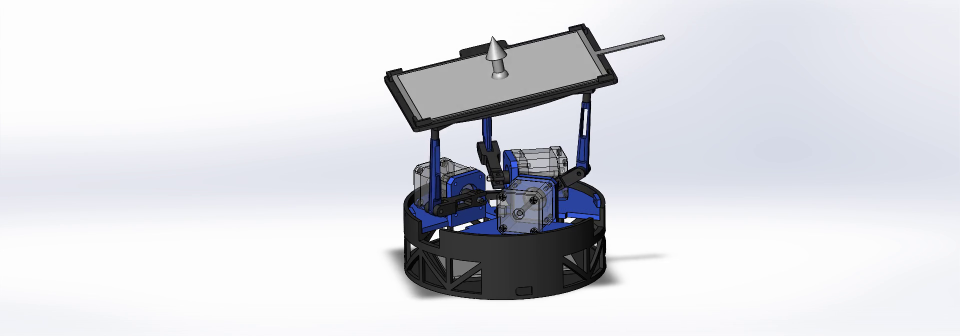
#> input picture frame 30 of hardware/cad/Robot Anim Circle.mp4, 1920 x 672 px, given in place of 20260710_054604000_iOS.MOV, which was not available (shown at 1/2 size)
$ python test_detect.py
#> lines starting #> are read from the running program, lines starting #| are printed output that depends on the picture; after the words box and inside, x2 and y2 are one past the last pixel; in counts of white or black regions, pixels touching at a corner belong together; pictures that were not available may be replaced by others from this repository, and a replacement may not be noted
import cv2
import numpy as np

def test_detect():
    cap = cv2.VideoCapture('host_software/ml_vision/data/01_bronze/video1/20260710_054604000_iOS.MOV')
    for _ in range(30):
        ret, frame = cap.read()
#> this loop made 30 passes
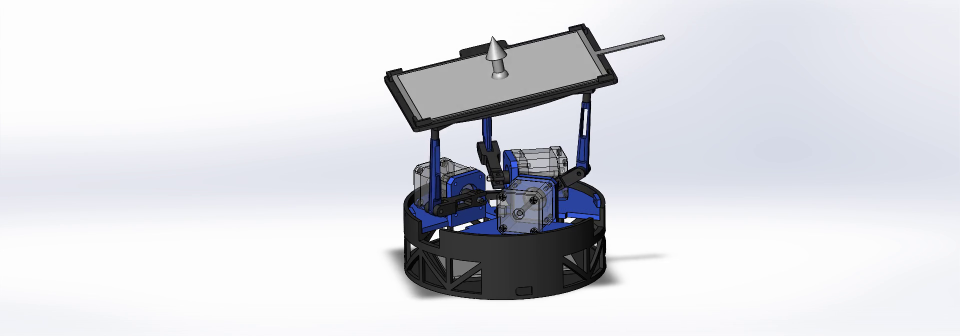
#> input picture frame 30 of hardware/cad/Robot Anim Circle.mp4, 1920 x 672 px, given in place of 20260710_054604000_iOS.MOV, which was not available (shown at 1/2 size)
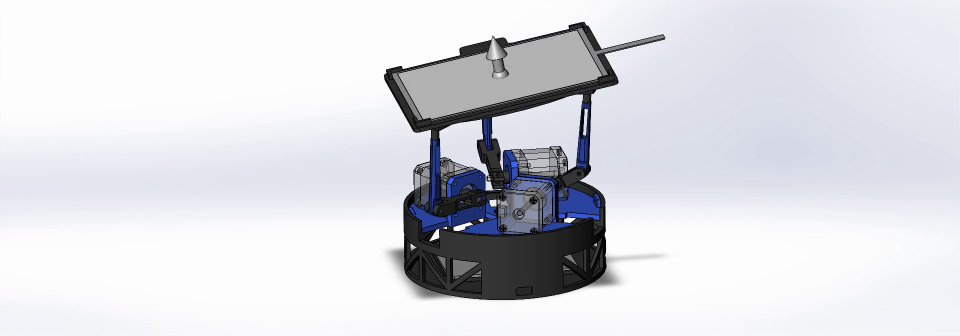
#> input picture frame 31 of hardware/cad/Robot Anim Circle.mp4, 1920 x 672 px, given in place of 20260710_054604000_iOS.MOV, which was not available (shown at 1/2 size)

    gray = cv2.cvtColor(frame, cv2.COLOR_BGR2GRAY)
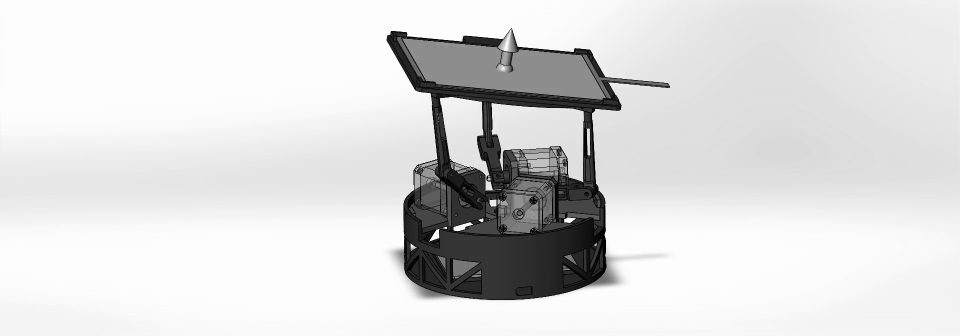
#> gray: shape (672, 1920) (shown at 1/2 size); min 0, max 255, mean 219.8
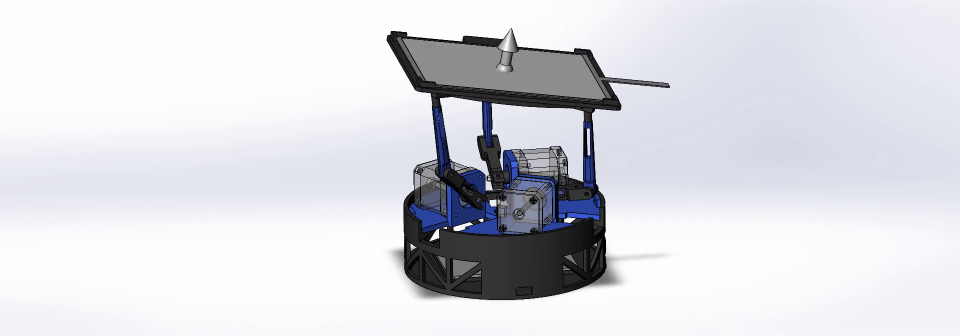
#> frame: shape (672, 1920, 3) (shown at 1/2 size); mean B, G, R 224.7, 219.6, 218.5
    blur = cv2.GaussianBlur(gray, (5, 5), 0)
    edges = cv2.Canny(blur, 50, 150)
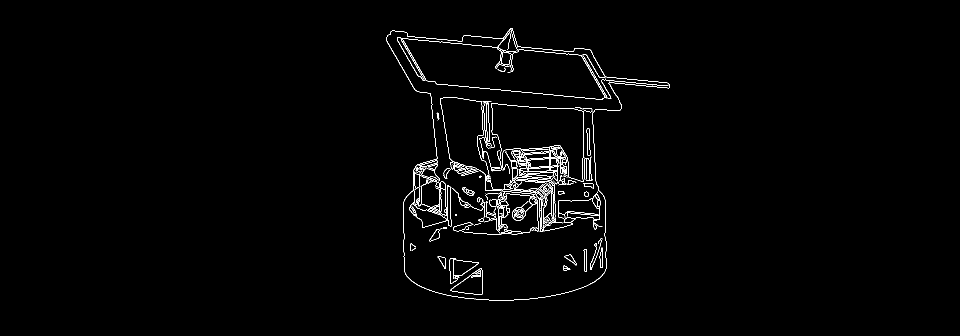
#> edges: shape (672, 1920) (shown at 1/2 size); 1.2% white in thin lines or dots, all inside (x1, y1, x2, y2) = (773, 56, 1340, 601)
    kernel = np.ones((5,5), np.uint8)
    dilated = cv2.dilate(edges, kernel, iterations=1)
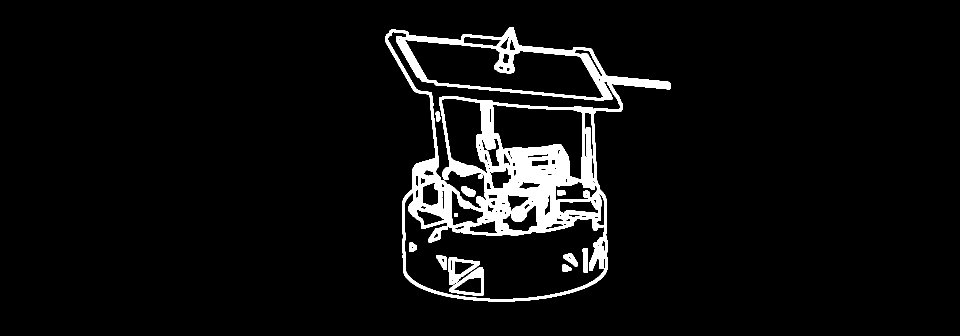
#> dilated: shape (672, 1920) (shown at 1/2 size); 5.4% white; 13 white regions

    contours, _ = cv2.findContours(dilated, cv2.RETR_EXTERNAL, cv2.CHAIN_APPROX_SIMPLE)
#> contours = 1 contour; box (x1, y1, x2, y2) and area: (771, 54, 1342, 603) 196870
    contours = sorted(contours, key=cv2.contourArea, reverse=True)

    for cnt in contours[:5]:
        area = cv2.contourArea(cnt)
        if area > 10000:
            peri = cv2.arcLength(cnt, True)
            # Try different epsilon values
            for eps in [0.02, 0.05, 0.08, 0.1]:
                approx = cv2.approxPolyDP(cnt, eps * peri, True)
                if len(approx) == 4:
                    x, y, w, h = cv2.boundingRect(approx)
                    print(f"FOUND 4 CORNERS! eps={eps}, area={area}, bbox={(x,y,w,h)}")
                    return
            print(f"Failed for area={area}")
#> this loop made 1 pass
#> (area, peri) on pass 1: (196870, 2323.9)
#| FOUND 4 CORNERS! eps=0.08, area=196870.0, bbox=(780, 60, 561, 505)

if __name__ == "__main__":
    test_detect()

$ run again, starting later in the video
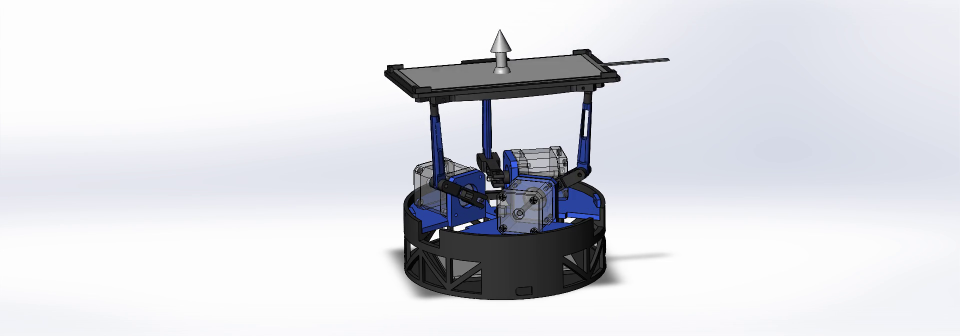
#> input picture frame 135 of hardware/cad/Robot Anim Circle.mp4, 1920 x 672 px, given in place of 20260710_054604000_iOS.MOV, which was not available (shown at 1/2 size)
#> the loop in test_detect, `for _ in range(30):` made 30 passes
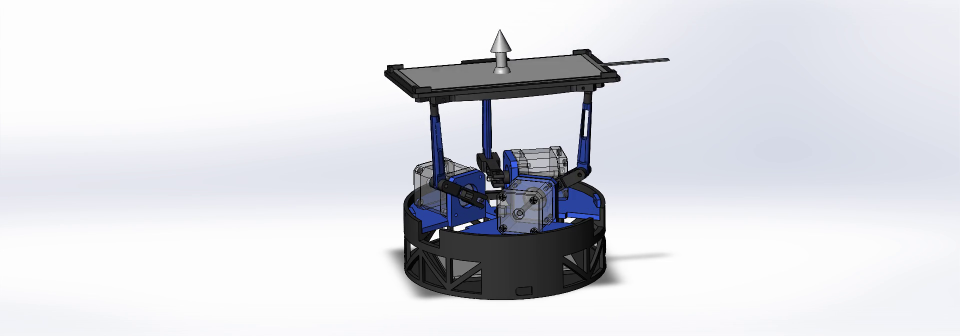
#> input picture frame 135 of hardware/cad/Robot Anim Circle.mp4, 1920 x 672 px, given in place of 20260710_054604000_iOS.MOV, which was not available (shown at 1/2 size)
#> in test_detect, `edges = cv2.Canny(blur, 50, 150)`:
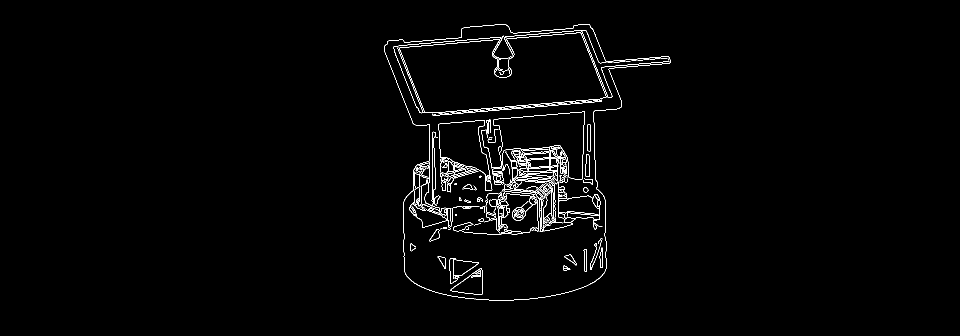
#> edges: shape (672, 1920) (shown at 1/2 size); 1.3% white in thin lines or dots, all inside (x1, y1, x2, y2) = (768, 48, 1342, 601)
#> in test_detect, `dilated = cv2.dilate(edges, kernel, iterations=1)`:
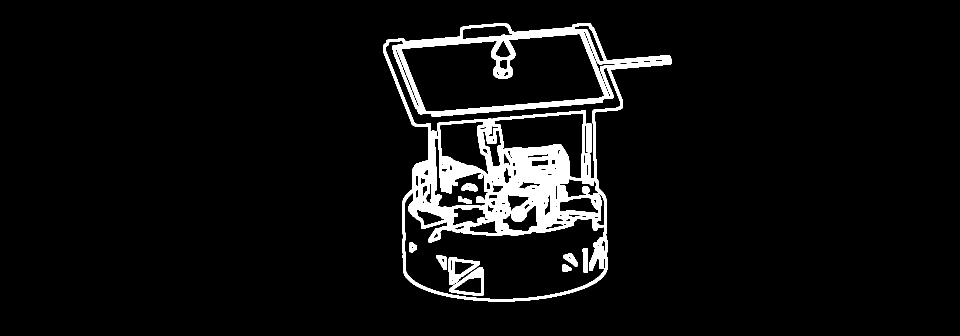
#> dilated: shape (672, 1920) (shown at 1/2 size); 5.8% white; 16 white regions
#> contours = 1 contour; box (x1, y1, x2, y2) and area: (766, 46, 1344, 603) 212534
#> the loop in test_detect, `for cnt in contours[:5]:` made 1 pass
#> (area, peri) on pass 1: (212534.5, 2322.1)
#> (printed output is left out)

$ run again, starting later in the video
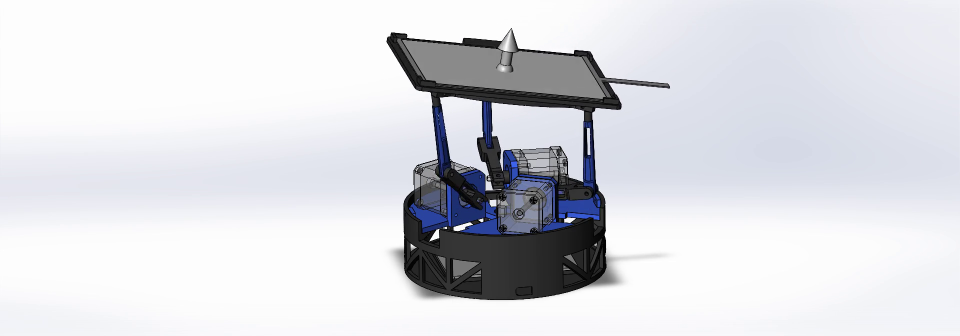
#> input picture frame 240 of hardware/cad/Robot Anim Circle.mp4, 1920 x 672 px, given in place of 20260710_054604000_iOS.MOV, which was not available (shown at 1/2 size)
#> the loop in test_detect, `for _ in range(30):` made 30 passes
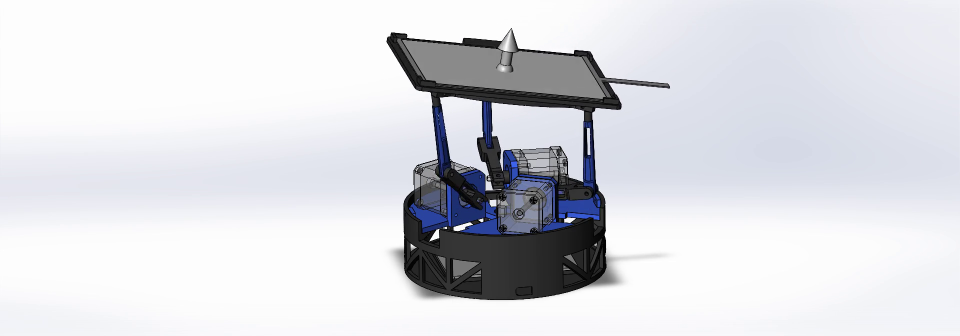
#> input picture frame 240 of hardware/cad/Robot Anim Circle.mp4, 1920 x 672 px, given in place of 20260710_054604000_iOS.MOV, which was not available (shown at 1/2 size)
#> in test_detect, `edges = cv2.Canny(blur, 50, 150)`:
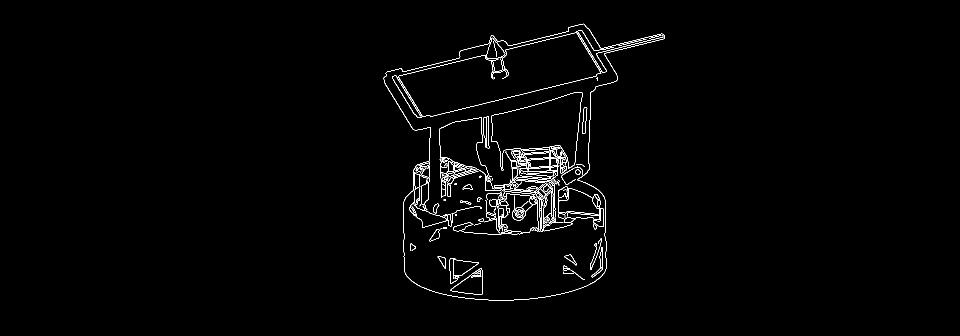
#> edges: shape (672, 1920) (shown at 1/2 size); 1.2% white in thin lines or dots, all inside (x1, y1, x2, y2) = (767, 47, 1330, 601)
#> in test_detect, `dilated = cv2.dilate(edges, kernel, iterations=1)`:
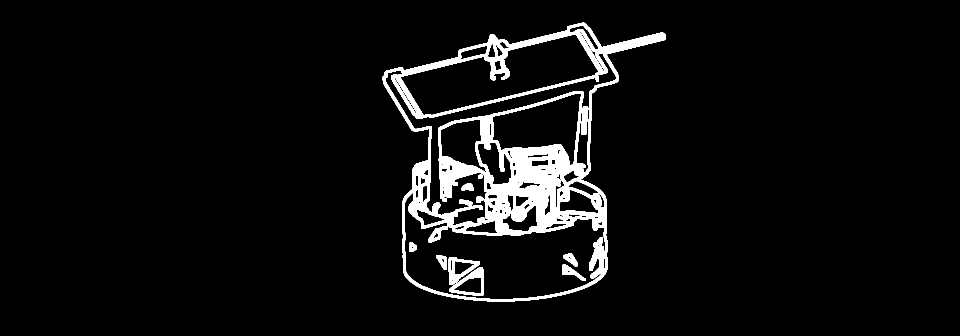
#> dilated: shape (672, 1920) (shown at 1/2 size); 5.3% white; 11 white regions
#> contours = 1 contour; box (x1, y1, x2, y2) and area: (765, 45, 1332, 603) 197023
#> the loop in test_detect, `for cnt in contours[:5]:` made 1 pass
#> (area, peri) on pass 1: (197023, 2330.3)
#> (printed output is left out)
